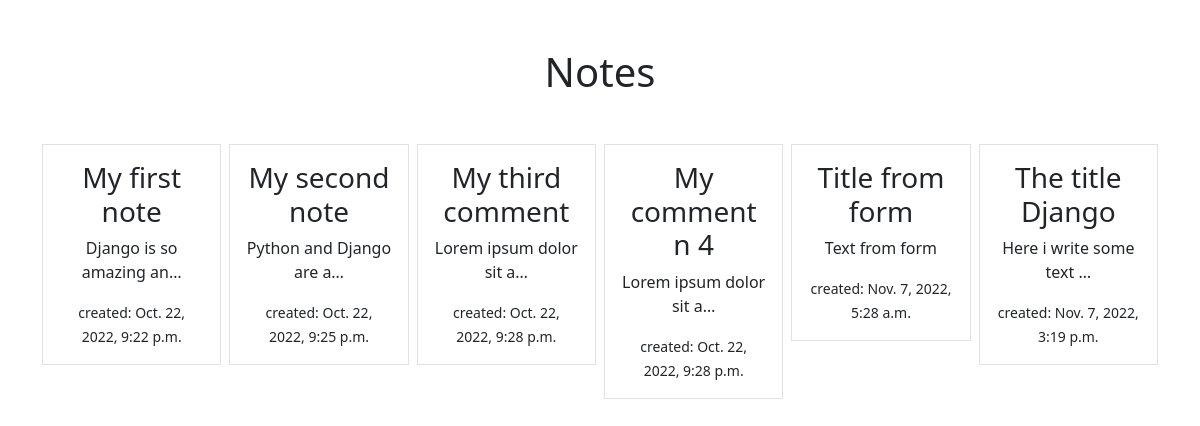
Before: /smart/notes/ with the older database file.
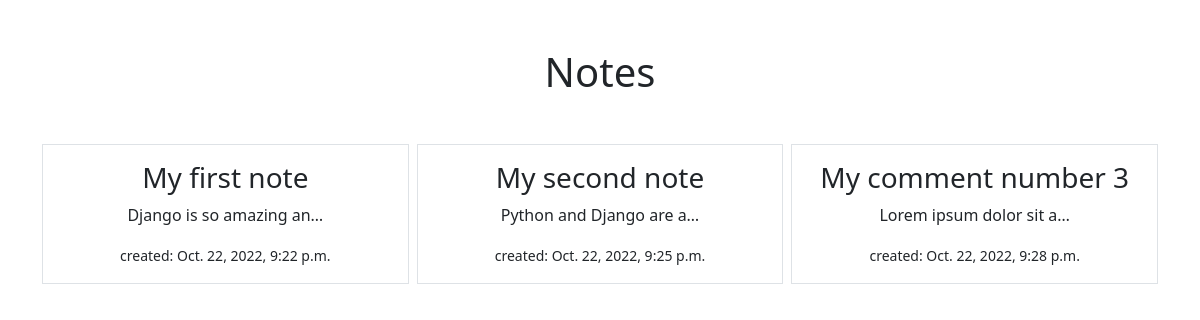
After: the same page with the newer database file.
### notes/models.py (models this page shows)
class Notes(models.Model):
    title = models.CharField(max_length=200)
    text = models.TextField()
    created = models.DateTimeField(auto_now_add=True)
    user = models.ForeignKey(User, on_delete=models.CASCADE, related_name="notes")

### notes/views.py (the view)
# urls.py: path('notes/', views.NotesListView.as_view(), name="notes.list"),
class NotesListView(ListView):
    model = Notes
    context_object_name = "notes"
    template_name = "notes/notes_list.html"

### notes/templates/notes/notes_list.html
{% extends "base.html" %}
{% block content %}
    <h1 class="my-5">Notes</h1>
    <div class="row row-cols3 g-2">
        {% for note in notes %}
            <div class="col">
                <div class="p-3 border">
                    <a class="text-dark text-decoration-none" href="{% url 'notes.detail' pk=note.id %}">
                        <h3>{{ note.title }}</h3>
                        <p>{{ note.text | truncatechars:24}}</p>
                        <small>created: {{ note.created }}</small>
                    </a>
                </div>
            </div>
        {% endfor %}
    </div>
{% endblock %}

### static/templates/base.html (shortened to what this page needs)
{% load static %}
<!DOCTYPE html>
<html lang="en">
<head>
    <link href="https://cdn.jsdelivr.net/npm/bootstrap@5.0.2/dist/css/bootstrap.min.css" rel="stylesheet">
    <link rel="stylesheet" href="{% static 'css/style.css' %}">
</head>
<body>
    <div class="my-5 text-center container">
    {% block content %}
    {% endblock %}
    </div>
</body>
</html>

Changed rows visible on the page:
removed Notes: title "My third comment", text "Lorem ipsum dolor sit a…", created "Oct. 22, 2022, 9:28 p.m."
removed Notes: title "Title from form", text "Text from form", created "Nov. 7, 2022, 5:28 a.m."
removed Notes: title "The title Django", text "Here i write some text …", created "Nov. 7, 2022, 3:19 p.m."
changed Notes "Lorem ipsum dolor sit a…": title "My comment n 4" → "My comment number 3"
